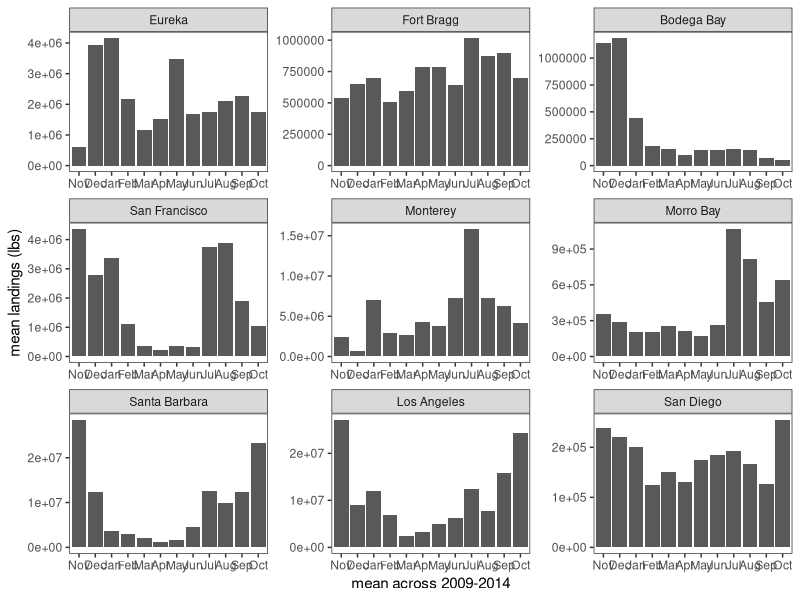
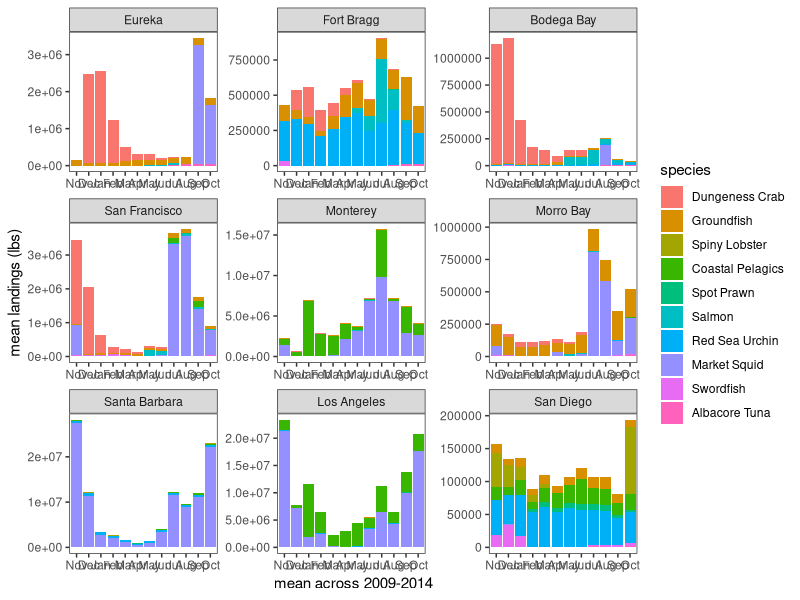
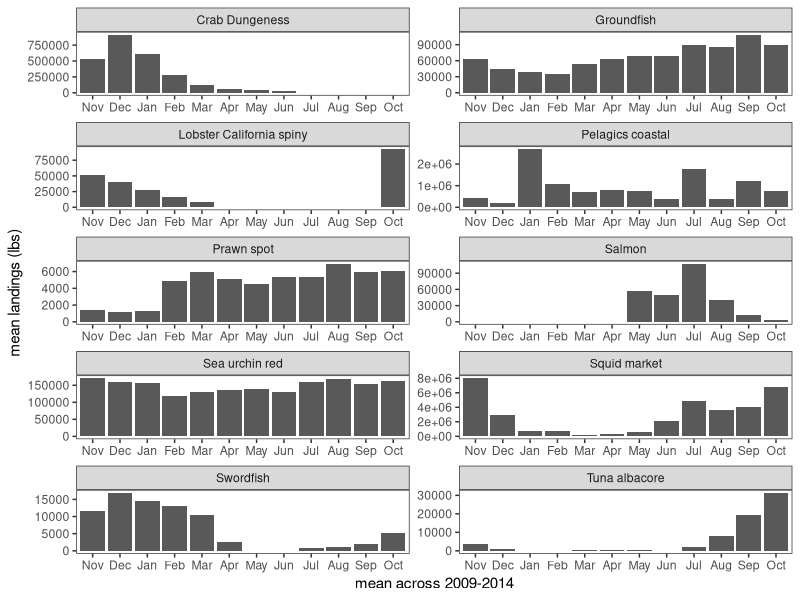

R code for these plots, in order: (Note: this script raises an error after producing the figures.)
# Analysis of the data from the nine areas within California, gathered from the
# California Department of Natural Resources, accessed here: 
# https://wildlife.ca.gov/Fishing/Commercial/Landings

library(stringr)
library(dplyr)
library(reshape2)
library(ggplot2)

# Import dataset of all areas
all_areas <- read.csv("Data/DFW areas/all_areas.csv")

# Column names for the initial columns of the overall dataframe
initial_cols <- c("Species", "January", "February", "March", "April", "May", "June",
                  "July", "August", "September", "October", "November", "December", 
                  "Landings", "year", "area")

# Update species names for the graph legend
sp_names <- c("Dungeness Crab", "Groundfish", "Spiny Lobster", 
              "Coastal Pelagics", "Spot Prawn", "Salmon", "Red Sea Urchin",
              "Market Squid", "Swordfish","Albacore Tuna")

# Order of areas from North -> South
area_order <- c("Eureka", "Fort Bragg", "Bodega Bay", "San Francisco", 
                "Monterey", "Morro Bay", "Santa Barbara", "Los Angeles",
                "San Diego")

months_abbrev <- c("species", "area", "Jan", "Feb", "Mar", "Apr", "May", "Jun",
                   "Jul", "Aug", "Sep", "Oct", "Nov", "Dec")


# Islolate species of interest ------------------------------------------------
crab <- all_areas %>% filter(str_detect(Species, "Dungeness")) %>% bind_rows
lobster <- all_areas %>% filter(str_detect(Species, "Lobster")) %>% bind_rows
squid <- all_areas %>% filter(str_detect(Species, "Squid market")) %>% bind_rows
albacore <- all_areas %>% filter(str_detect(Species, "albacore")) %>% bind_rows
prawn <- all_areas %>% filter(str_detect(Species, "Prawn spot")) %>% bind_rows
urchin <- all_areas %>% filter(str_detect(Species, "Sea urchin red")) %>% bind_rows
swordfish <- all_areas %>% filter(str_detect(Species, "Swordfish")) %>% bind_rows

# Groundfish - from list here:
# https://wildlife.ca.gov/Conservation/Marine/Federal-Groundfish 
groundfish <- all_areas %>% filter(str_detect(Species, "Halibut|Rockfish|
                                              Thornyhead|Sablefish|Skate|
                                              Shark leopard|Shark soupfin|
                                              Shark spiny dogfish|Ratfish|
                                              Cabezon|Greenling|Lingcod|Cod|
                                              Whiting|Scorpionfish|Flounder|
                                              Sole|Sanddab")) %>% bind_rows
# Update dataframe with new species name
groundfish <- groundfish[, -1] %>% group_by(area, year) %>%
  summarize(across(January:Landings, sum))  
groundfish <- cbind(rep("Groundfish", length(groundfish$year)), groundfish[, c(3:15, 2, 1)])
colnames(groundfish) <- initial_cols

# Salmon
salmon <- all_areas %>% filter(str_detect(Species, "Salmon")) %>% bind_rows
salmon <- salmon %>% filter(!str_detect(Species, "Roe"))  # Remove salmon roe fishery
# Update dataframe with new species name
salmon <- salmon[, -1] %>%  group_by(area, year) %>% 
  summarize(across(January:Landings, sum))
salmon <- cbind(rep("Salmon", length(salmon$year)), salmon[, c(3:15, 2, 1)])
colnames(salmon) <- initial_cols

# Coastal pelagic species gathered from NOAA fisheries
pelagics <- all_areas %>% filter(str_detect(Species, "Sardine|Mackerel Pacific|
                                            Mackerel jack|Anchovy northern")) %>% bind_rows
# Update dataframe with new species name
pelagics <- pelagics[, -1] %>% group_by(area, year) %>% 
  summarize(across(January:Landings, sum))
pelagics <- cbind(rep("Pelagics coastal", length(pelagics$year)), pelagics[, c(3:15, 2, 1)])
colnames(pelagics) <- initial_cols

# Create dataframe of all species of interest
all_soi <- rbind(crab, lobster, squid, albacore, prawn, urchin, swordfish, 
                 groundfish, salmon, pelagics)

# Write a .csv file with just the species of interest
write.csv(all_soi, "Data/dfw_areas_soi.csv", row.names = FALSE)


# All landings for the stable period ------------------------------------------
all_landings <- all_areas %>% group_by(area, year) %>% 
  summarize(across(January:Landings, sum))

all_stable <- all_landings %>% filter(between(year, 2009, 2014))
all_stable <- all_stable[, -2]  # remove year column

all_means <- all_stable %>%
  group_by(area) %>%
  summarize(across(January:Landings, mean))

colnames(all_means) <- c("species", "Jan", "Feb", "Mar", "Apr", "May", "Jun",
                         "Jul", "Aug", "Sep", "Oct", "Nov", "Dec")
all_means <- all_means[, c(1, 12, 13, 2:11)]  # Year starts in Nov.
all_means <- melt(all_means, id_vars = c("area"))
colnames(all_means) <- c("area", "month", "landings")
all_means$area <- factor(all_means$area, levels = area_order)

all_stable <- ggplot(all_means, aes(y = landings, x = month)) +
  geom_bar(stat = "identity") +
  ylab("mean landings (lbs)") + xlab("mean across 2009-2014") +
  theme_bw() +
  theme(panel.grid.major = element_blank(), panel.grid.minor = element_blank()) +
  facet_wrap(~area, ncol = 3, scale = "free")

ggsave(filename="DFW pdf data/Figures/all_landings_stable.pdf", all_stable,
       width=400, height=250, units="mm", dpi=300)


# Monthly averages over the stable period of species of interest --------------
# Filter for 2009-2014
all_soi_stable <- all_soi %>% filter(between(year, 2009, 2014))

# Find monthly mean for each year
all_soi_stable <- all_soi_stable[, -15]  # remove year column
all_soi_stable$Species <- str_trim(all_soi_stable$Species, side = "both")  # Remove extra white spaces

all_soi_means <- all_soi_stable %>% 
  group_by(Species, area) %>% 
  summarize(across(January:Landings, mean))

all_soi_means <- all_soi_means[, -15]  # Remove total landings

colnames(all_soi_means) <- months_abbrev  # Update to abbreviated months

# Change column & row order to match analyses
all_soi_means <- all_soi_means[, c(1, 2, 13, 14, 3:12)]  # Year starts in Nov.
all_soi_means <- melt(all_soi_means, id_vars = c("area", "species"))
colnames(all_soi_means) <- c("species", "area", "month", "landings")
all_soi_means$area <- factor(all_soi_means$area, levels = area_order)

# Plot monthly means for stable period
monthly_areas_stable <- ggplot(all_soi_means, aes(y = landings, x = month, fill = species)) +
  geom_bar(position = "stack", stat = "identity") +
  ylab("mean landings (lbs)") + xlab("mean across 2009-2014") +
  scale_fill_hue(labels = sp_names) +
  theme_bw() +
  theme(panel.grid.major = element_blank(), panel.grid.minor = element_blank()) +
  facet_wrap(~area, ncol = 3, scale = "free")

ggsave(filename="DFW pdf data/Figures/area_monthly_landings_stable.pdf", monthly_areas_stable,
       width=400, height=250, units="mm", dpi=300)


# Overall monthly trends for species of interest across the stable period -----
overall_means <- all_soi_stable %>% 
  group_by(Species) %>% 
  summarize(across(January:Landings, mean))

# Reorder columns & remove total landings
overall_means <- overall_means[, c(1, 12, 13, 2:11)]
colnames(overall_means) <- c("species", "Nov", "Dec", "Jan", "Feb", "Mar", 
                             "Apr", "May", "Jun", "Jul", "Aug", "Sep", "Oct")
overall_means <- melt(overall_means, id_vars = c("species"))
colnames(overall_means) <- c("species", "month", "landings")

monthly_stable <- ggplot(overall_means, aes(y = landings, x = month)) +
  geom_bar(position = "stack", stat = "identity") +
  ylab("mean landings (lbs)") + xlab("mean across 2009-2014") +
  scale_fill_hue(labels = sp_names) +
  theme_bw() +
  theme(panel.grid.major = element_blank(), panel.grid.minor = element_blank()) +
  facet_wrap(~species, ncol = 2, scale = "free")

ggsave(filename="DFW pdf data/Figures/monthly_species_stable.pdf", monthly_stable,
       width=180, height=250, units="mm", dpi=300)



# Yearly trends for species of interest ---------------------------------------
# Dungeness Crab
crab$year <- as.factor(crab$year)
crab$area <- factor(crab$area, levels = area_order)
crab <- crab[, c(15, 16, 12, 13, 2:11)]
colnames(crab) <- plot_cols
crab_long <- melt(crab, id_vars = c("area", "year"))
colnames(crab_long) <- c("year", "area", "month", "landings")

crab_monthly <- ggplot(crab_long, aes(y = landings, x = month, fill = area)) +
  geom_bar(position = "stack", stat = "identity") +
  ylab("mean landings (lbs)") +
  ggtitle("Dungeness Crab") + 
  # scale_fill_discrete(breaks = area_order) +
  theme_bw() +
  theme(panel.grid.major = element_blank(), panel.grid.minor = element_blank()) +
  facet_wrap(~year, ncol = 4, scale = "free")

ggsave(filename="DFW pdf data/Figures/crab_monthly.pdf", crab_monthly,
       width=400, height=250, units="mm", dpi=300)

# Salmon
salmon$year <- as.factor(salmon$year)
salmon$area <- factor(salmon$area, levels = area_order)
salmon <- salmon[, c(15, 16, 12, 13, 2:11)]
colnames(salmon) <- plot_cols
salmon_long <- melt(salmon, id_vars = c("area", "year"))
colnames(salmon_long) <- c("year", "area", "month", "landings")

salmon_monthly <- ggplot(salmon_long, aes(y = landings, x = month, fill = area)) +
  geom_bar(position = "stack", stat = "identity") +
  ylab("mean landings (lbs)") +
  ggtitle("Salmon") + 
  theme_bw() +
  theme(panel.grid.major = element_blank(), panel.grid.minor = element_blank()) +
  facet_wrap(~year, ncol = 4, scale = "free")

ggsave(filename="DFW pdf data/Figures/salmon_monthly.pdf", salmon_monthly,
       width=400, height=250, units="mm", dpi=300)

# Groundfish
groundfish$year <- as.factor(groundfish$year)
groundfish$area <- factor(groundfish$area, levels = area_order)
groundfish <- groundfish[, c(15, 16, 12, 13, 2:11)]
colnames(groundfish) <- plot_cols
groundfish_long <- melt(groundfish, id_vars = c("area", "year"))
colnames(groundfish_long) <- c("year", "area", "month", "landings")

groundfish_monthly <- ggplot(groundfish_long, aes(y = landings, x = month, fill = area)) +
  geom_bar(position = "stack", stat = "identity") +
  ylab("mean landings (lbs)") +
  ggtitle("groundfish") + 
  theme_bw() +
  theme(panel.grid.major = element_blank(), panel.grid.minor = element_blank()) +
  facet_wrap(~year, ncol = 4, scale = "free")

ggsave(filename="DFW pdf data/Figures/groundfish_monthly.pdf", groundfish_monthly,
       width=400, height=250, units="mm", dpi=300)
